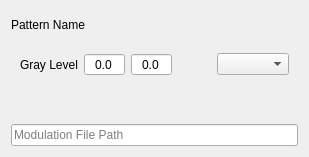
<?xml version="1.0" encoding="UTF-8"?>
<ui version="4.0">
 <class>per_pattern_modulator_settings_selector</class>
 <widget class="QWidget" name="per_pattern_modulator_settings_selector">
  <property name="geometry">
   <rect>
    <x>0</x>
    <y>0</y>
    <width>309</width>
    <height>157</height>
   </rect>
  </property>
  <property name="windowTitle">
   <string>Form</string>
  </property>
  <layout class="QVBoxLayout" name="verticalLayout">
   <item>
    <widget class="QLabel" name="label">
     <property name="text">
      <string>Pattern Name</string>
     </property>
    </widget>
   </item>
   <item>
    <widget class="QWidget" name="wdg_gray_levels" native="true">
     <layout class="QHBoxLayout" name="horizontalLayout">
      <item>
       <widget class="QLabel" name="lbl_gray_level">
        <property name="text">
         <string>Gray Level</string>
        </property>
       </widget>
      </item>
      <item>
       <widget class="QDoubleSpinBox" name="slm_value">
        <property name="alignment">
         <set>Qt::AlignCenter</set>
        </property>
        <property name="buttonSymbols">
         <enum>QAbstractSpinBox::NoButtons</enum>
        </property>
        <property name="decimals">
         <number>1</number>
        </property>
        <property name="maximum">
         <double>255.000000000000000</double>
        </property>
        <property name="singleStep">
         <double>0.500000000000000</double>
        </property>
       </widget>
      </item>
      <item>
       <widget class="QDoubleSpinBox" name="slm_background">
        <property name="alignment">
         <set>Qt::AlignCenter</set>
        </property>
        <property name="buttonSymbols">
         <enum>QAbstractSpinBox::NoButtons</enum>
        </property>
        <property name="decimals">
         <number>1</number>
        </property>
        <property name="maximum">
         <double>255.000000000000000</double>
        </property>
        <property name="singleStep">
         <double>0.500000000000000</double>
        </property>
       </widget>
      </item>
      <item>
       <widget class="distorted_donut_selector" name="dot_settings" native="true"/>
      </item>
      <item>
       <spacer name="horizontalSpacer">
        <property name="orientation">
         <enum>Qt::Horizontal</enum>
        </property>
        <property name="sizeHint" stdset="0">
         <size>
          <width>40</width>
          <height>20</height>
         </size>
        </property>
       </spacer>
      </item>
      <item>
       <widget class="QComboBox" name="cmbPatternMode"/>
      </item>
     </layout>
    </widget>
   </item>
   <item>
    <widget class="psi_function_pairs_selector" name="psi_function_pairs" native="true"/>
   </item>
   <item>
    <widget class="QLineEdit" name="filepath">
     <property name="readOnly">
      <bool>true</bool>
     </property>
     <property name="placeholderText">
      <string>Modulation File Path</string>
     </property>
    </widget>
   </item>
  </layout>
 </widget>
 <customwidgets>
  <customwidget>
   <class>distorted_donut_selector</class>
   <extends>QWidget</extends>
   <header>distorted_donut_selector.h</header>
   <container>1</container>
  </customwidget>
  <customwidget>
   <class>psi_function_pairs_selector</class>
   <extends>QWidget</extends>
   <header>psi_function_pairs_selector.h</header>
   <container>1</container>
  </customwidget>
 </customwidgets>
 <resources/>
 <connections/>
</ui>
